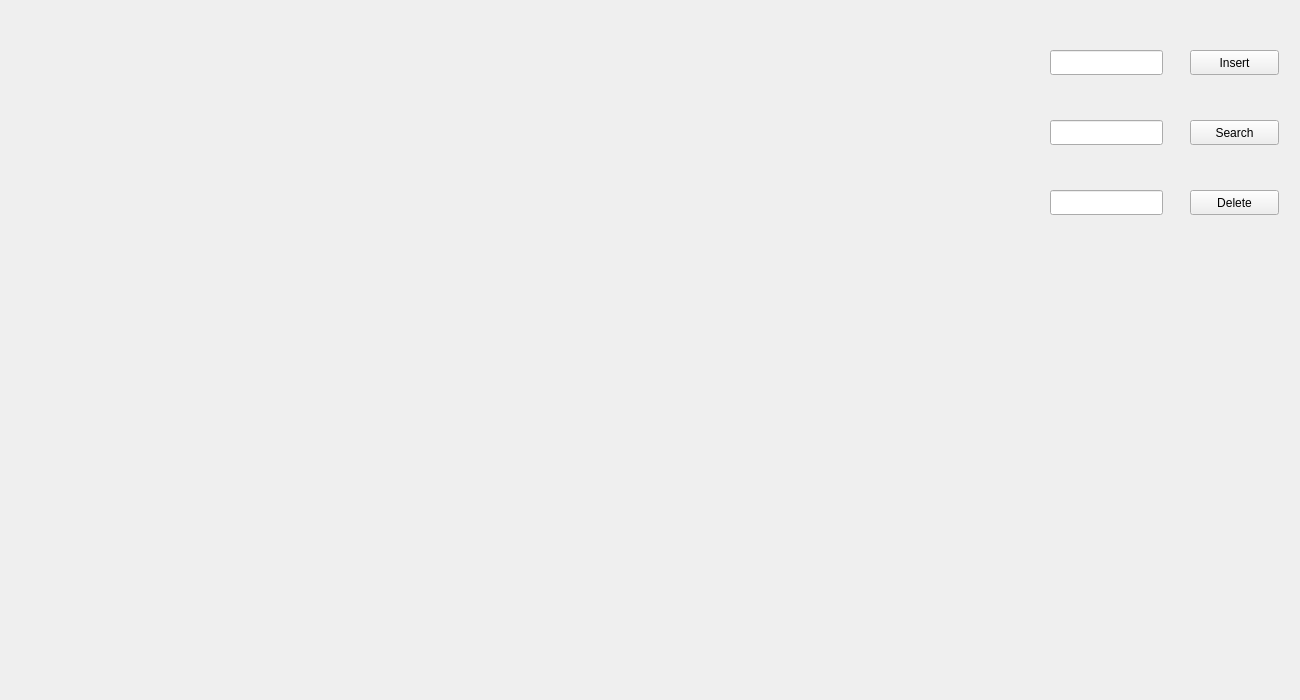
<?xml version="1.0" encoding="UTF-8"?>
<ui version="4.0">
 <class>drawingWindow</class>
 <widget class="QWidget" name="drawingWindow">
  <property name="geometry">
   <rect>
    <x>0</x>
    <y>0</y>
    <width>1300</width>
    <height>700</height>
   </rect>
  </property>
  <property name="sizePolicy">
   <sizepolicy hsizetype="Preferred" vsizetype="Preferred">
    <horstretch>0</horstretch>
    <verstretch>0</verstretch>
   </sizepolicy>
  </property>
  <property name="windowTitle">
   <string>Form</string>
  </property>
  <property name="autoFillBackground">
   <bool>true</bool>
  </property>
  <widget class="drawingWidget" name="drawWidget" native="true">
   <property name="geometry">
    <rect>
     <x>30</x>
     <y>30</y>
     <width>1000</width>
     <height>600</height>
    </rect>
   </property>
  </widget>
  <widget class="QPushButton" name="insertButton">
   <property name="geometry">
    <rect>
     <x>1190</x>
     <y>50</y>
     <width>89</width>
     <height>25</height>
    </rect>
   </property>
   <property name="text">
    <string>Insert</string>
   </property>
  </widget>
  <widget class="QLineEdit" name="insertLine">
   <property name="geometry">
    <rect>
     <x>1050</x>
     <y>50</y>
     <width>113</width>
     <height>25</height>
    </rect>
   </property>
  </widget>
  <widget class="QPushButton" name="searchButton">
   <property name="geometry">
    <rect>
     <x>1190</x>
     <y>120</y>
     <width>89</width>
     <height>25</height>
    </rect>
   </property>
   <property name="text">
    <string>Search</string>
   </property>
  </widget>
  <widget class="QLineEdit" name="searchLine">
   <property name="geometry">
    <rect>
     <x>1050</x>
     <y>120</y>
     <width>113</width>
     <height>25</height>
    </rect>
   </property>
  </widget>
  <widget class="QPushButton" name="deleteButtton">
   <property name="geometry">
    <rect>
     <x>1190</x>
     <y>190</y>
     <width>89</width>
     <height>25</height>
    </rect>
   </property>
   <property name="text">
    <string>Delete</string>
   </property>
  </widget>
  <widget class="QLineEdit" name="deleteLine">
   <property name="geometry">
    <rect>
     <x>1050</x>
     <y>190</y>
     <width>113</width>
     <height>25</height>
    </rect>
   </property>
  </widget>
 </widget>
 <customwidgets>
  <customwidget>
   <class>drawingWidget</class>
   <extends>QWidget</extends>
   <header location="global">drawingwidget.h</header>
   <container>1</container>
  </customwidget>
 </customwidgets>
 <resources/>
 <connections/>
</ui>
